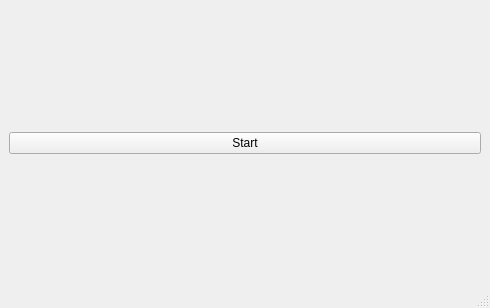
<?xml version="1.0" encoding="UTF-8"?>
<ui version="4.0">
 <class>startscreen</class>
 <widget class="QMainWindow" name="startscreen">
  <property name="geometry">
   <rect>
    <x>0</x>
    <y>0</y>
    <width>490</width>
    <height>308</height>
   </rect>
  </property>
  <property name="windowTitle">
   <string>MainWindow</string>
  </property>
  <widget class="QWidget" name="centralwidget">
   <property name="enabled">
    <bool>true</bool>
   </property>
   <property name="tabletTracking">
    <bool>false</bool>
   </property>
   <layout class="QGridLayout" name="gridLayout">
    <item row="0" column="0">
     <widget class="QPushButton" name="StartBut">
      <property name="text">
       <string>Start</string>
      </property>
     </widget>
    </item>
   </layout>
  </widget>
  <widget class="QMenuBar" name="menubar">
   <property name="enabled">
    <bool>true</bool>
   </property>
   <property name="geometry">
    <rect>
     <x>0</x>
     <y>0</y>
     <width>490</width>
     <height>22</height>
    </rect>
   </property>
  </widget>
  <widget class="QStatusBar" name="statusbar">
   <property name="enabled">
    <bool>true</bool>
   </property>
  </widget>
 </widget>
 <resources/>
 <connections>
  <connection>
   <sender>StartBut</sender>
   <signal>clicked()</signal>
   <receiver>startscreen</receiver>
   <slot>close()</slot>
   <hints>
    <hint type="sourcelabel">
     <x>245</x>
     <y>157</y>
    </hint>
    <hint type="destinationlabel">
     <x>244</x>
     <y>153</y>
    </hint>
   </hints>
  </connection>
 </connections>
</ui>
